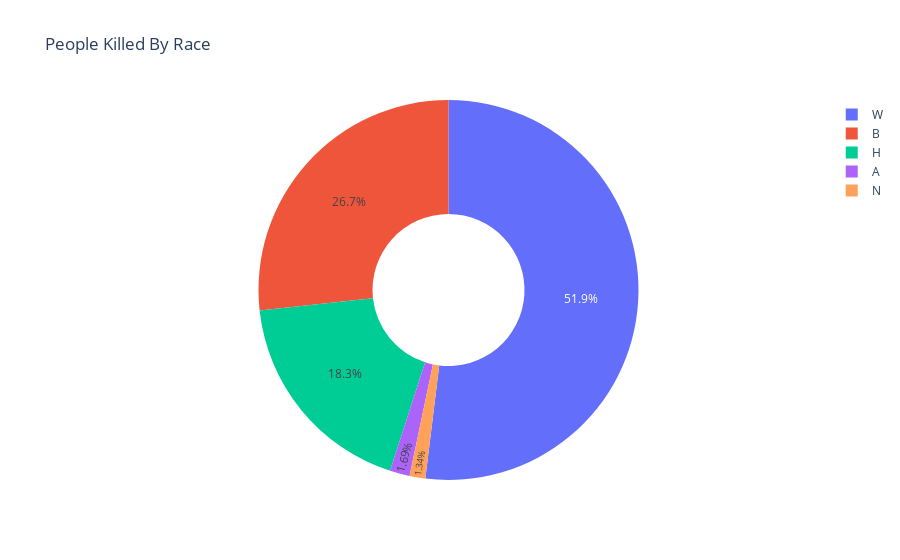

Write notebook code for a chart like this one.
### Code cell
fig = px.pie(labels=count.index, values=count.values, 
title="People Killed By Race", names=count.index, hole=0.4)
fig.update_traces(textposition='inside', textinfo='percent', hovertemplate="Race: %{label} <br>People Killed: %{value} </br>")
fig.show()

### Figure 1 — Plotly figure (JSON) as saved in the notebook; plotly's stock layout.template omitted (floating-point values rounded to 4 significant figures)
{"data": [{"domain": {"x": [0, 1], "y": [0, 1]}, "hole": 0.4, "hovertemplate": "Race: %{label} <br>People Killed: %{value} </br>", "labels": ["W", "B", "H", "A", "N"], "legendgroup": "", "name": "", "showlegend": true, "textinfo": "percent", "textposition": "inside", "type": "pie", "values": [1201, 618, 423, 39, 31]}], "layout": {"autosize": true, "legend": {"tracegroupgap": 0}, "title": {"text": "People Killed By Race"}}}
